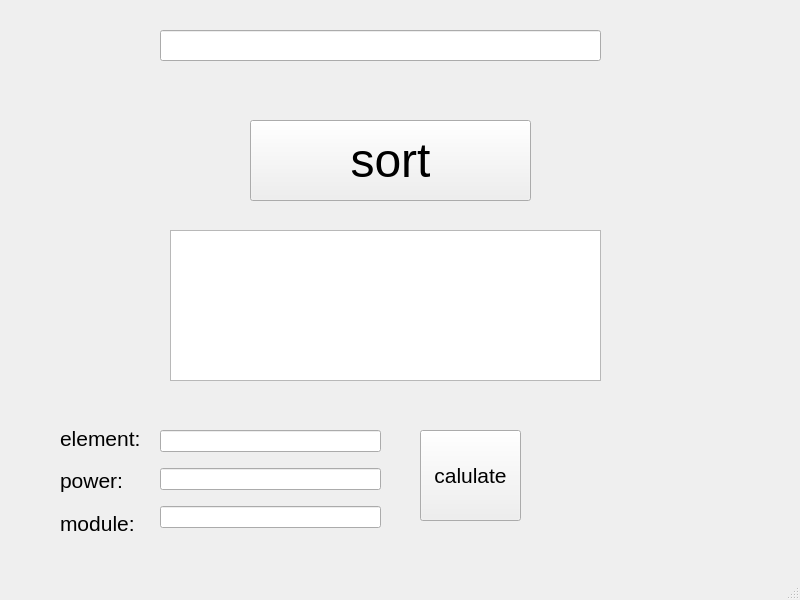
<?xml version="1.0" encoding="UTF-8"?>
<ui version="4.0">
 <class>MainWindow</class>
 <widget class="QMainWindow" name="MainWindow">
  <property name="geometry">
   <rect>
    <x>0</x>
    <y>0</y>
    <width>800</width>
    <height>600</height>
   </rect>
  </property>
  <property name="windowTitle">
   <string>MainWindow</string>
  </property>
  <widget class="QWidget" name="centralwidget">
   <widget class="QLineEdit" name="arraInput">
    <property name="geometry">
     <rect>
      <x>160</x>
      <y>30</y>
      <width>441</width>
      <height>31</height>
     </rect>
    </property>
   </widget>
   <widget class="QPushButton" name="pushButton">
    <property name="geometry">
     <rect>
      <x>250</x>
      <y>120</y>
      <width>281</width>
      <height>81</height>
     </rect>
    </property>
    <property name="font">
     <font>
      <pointsize>36</pointsize>
     </font>
    </property>
    <property name="text">
     <string>sort</string>
    </property>
   </widget>
   <widget class="QTextEdit" name="arrayOutput">
    <property name="geometry">
     <rect>
      <x>170</x>
      <y>230</y>
      <width>431</width>
      <height>151</height>
     </rect>
    </property>
   </widget>
   <widget class="QPushButton" name="calculateButton">
    <property name="geometry">
     <rect>
      <x>420</x>
      <y>430</y>
      <width>101</width>
      <height>91</height>
     </rect>
    </property>
    <property name="font">
     <font>
      <pointsize>16</pointsize>
     </font>
    </property>
    <property name="text">
     <string>calulate</string>
    </property>
   </widget>
   <widget class="QLabel" name="result">
    <property name="geometry">
     <rect>
      <x>590</x>
      <y>450</y>
      <width>131</width>
      <height>41</height>
     </rect>
    </property>
    <property name="font">
     <font>
      <pointsize>22</pointsize>
     </font>
    </property>
    <property name="text">
     <string/>
    </property>
   </widget>
   <widget class="QWidget" name="">
    <property name="geometry">
     <rect>
      <x>60</x>
      <y>420</y>
      <width>82</width>
      <height>121</height>
     </rect>
    </property>
    <layout class="QVBoxLayout" name="verticalLayout">
     <item>
      <widget class="QLabel" name="label">
       <property name="font">
        <font>
         <pointsize>16</pointsize>
        </font>
       </property>
       <property name="text">
        <string>element:</string>
       </property>
      </widget>
     </item>
     <item>
      <widget class="QLabel" name="label_2">
       <property name="font">
        <font>
         <pointsize>16</pointsize>
        </font>
       </property>
       <property name="text">
        <string>power:</string>
       </property>
      </widget>
     </item>
     <item>
      <widget class="QLabel" name="label_3">
       <property name="font">
        <font>
         <pointsize>16</pointsize>
        </font>
       </property>
       <property name="text">
        <string>module:</string>
       </property>
      </widget>
     </item>
    </layout>
   </widget>
   <widget class="QWidget" name="">
    <property name="geometry">
     <rect>
      <x>160</x>
      <y>420</y>
      <width>221</width>
      <height>121</height>
     </rect>
    </property>
    <layout class="QVBoxLayout" name="verticalLayout_2">
     <item>
      <widget class="QLineEdit" name="element"/>
     </item>
     <item>
      <widget class="QLineEdit" name="power"/>
     </item>
     <item>
      <widget class="QLineEdit" name="module"/>
     </item>
    </layout>
   </widget>
  </widget>
  <widget class="QMenuBar" name="menubar">
   <property name="geometry">
    <rect>
     <x>0</x>
     <y>0</y>
     <width>800</width>
     <height>21</height>
    </rect>
   </property>
  </widget>
  <widget class="QStatusBar" name="statusbar"/>
 </widget>
 <resources/>
 <connections/>
</ui>
